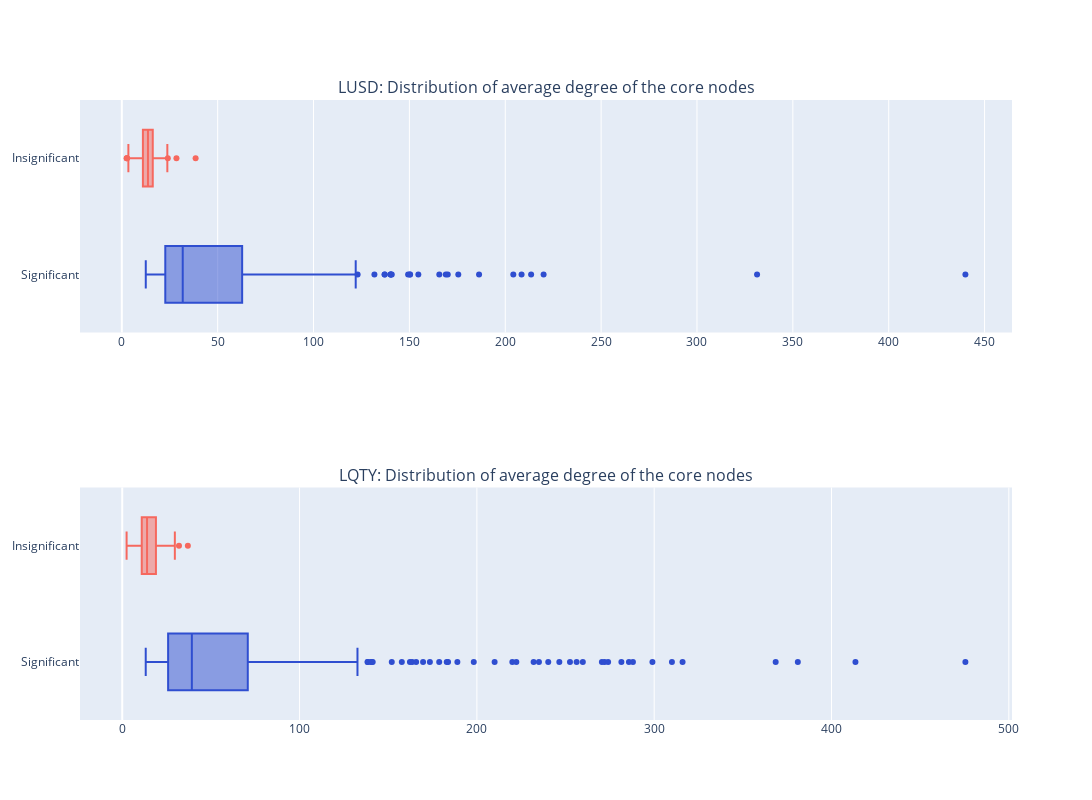

Notebook code for this chart:
### Markdown cell above
### Figure 4

### Code cell
fig = make_subplots(
    rows=2, 
    cols=1,
    subplot_titles=("LUSD: Distribution of average degree of the core nodes", "LQTY: Distribution of average degree of the core nodes")
)

LUSD_num_core_sig_T = LUSD_sig_T['avg_core_neighbor']
LUSD_num_core_sig_F = LUSD_sig_F['avg_core_neighbor']

LQTY_num_core_sig_T = LQTY_sig_T['avg_core_neighbor']
LQTY_num_core_sig_F = LQTY_sig_F['avg_core_neighbor']


fig.add_trace(go.Box(x=LUSD_num_core_sig_T, marker_color=LUSD_color1, name="Significant"), row=1, col=1)
fig.add_trace(go.Box(x=LUSD_num_core_sig_F, marker_color=LQTY_color2, name="Insignificant"), row=1, col=1)

fig.add_trace(go.Box(x=LQTY_num_core_sig_T, marker_color=LUSD_color1, name="Significant"), row=2, col=1)
fig.add_trace(go.Box(x=LQTY_num_core_sig_F, marker_color=LQTY_color2, name="Insignificant"), row=2, col=1)

fig.update_layout(barmode='stack', height=800, width=1500, showlegend=False)
fig.show()

fig.write_image("../Figure/images/fig4.png")

### Figure 1 — Plotly figure (JSON) as saved in the notebook; plotly's stock layout.template omitted (floating-point values rounded to 4 significant figures; data arrays with more than 128 entries replaced by an {"elided": "..."} marker saying what was removed)
{"data": [{"marker": {"color": "#2f4ed0"}, "name": "Significant", "type": "box", "x": {"elided": "335 float values"}, "xaxis": "x", "yaxis": "y"}, {"marker": {"color": "#f6685e"}, "name": "Insignificant", "type": "box", "x": [2.684, 2.5, 16.75, 20.86, 21.2, 15.6, 15, 16.14, 21, 13.83, 19.75, 23.67, 2.724, 8, 14.43, 16.4, 21, 23.75, 17.75, 12.12, 12.71, 5.6, 14.4, 21.25, 17.83, 14.14, 14, 13.8, 13.6, 15.67, 18.2, 14.43, 14.75, 12, 12, 12, 11, 18.6, 16.4, 17.8, 15.4, 16.2, 13.67, 13.38, 15, 16.2, 13.4, 13.5, 9.333, 13.71, 11, 11.17, 9.2, 15, 12.33, 11.17, 8.5, 9.714, 28.5, 13.4, 6.714, 11.5, 9.857, 20, 14.4, 11.83, 3.433, 14.67, 13, 12, 12.4, 14.5, 11.57, 14.2, 11.09, 15.8, 14.67, 9.857, 11.5, 9, 11.33, 7, 10.2, 15.2, 10.25, 18.5, 9.857, 11.86, 12.6, 9, 11.17, 12.5, 17.33, 14, 14.67, 24, 19.75, 19.75, 17.8, 15.25, 14.33, 7.571, 7.778, 11.88, 10, 38.5, 21.25, 10.33, 9.571, 10, 12.2, 7, 15, 8.333, 6.75, 11.2, 9.167, 5.9, 8.167, 15.62, 13.8, 18, 17.33, 13.83, 16.17, 11], "xaxis": "x", "yaxis": "y"}, {"marker": {"color": "#2f4ed0"}, "name": "Significant", "type": "box", "x": {"elided": "348 float values"}, "xaxis": "x2", "yaxis": "y2"}, {"marker": {"color": "#f6685e"}, "name": "Insignificant", "type": "box", "x": [19.67, 17.8, 15, 10.4, 8.667, 14, 14, 11, 12.67, 10.75, 26.67, 19.8, 20.25, 18.5, 21.25, 9.143, 12.8, 15, 11.71, 19, 9.667, 19.33, 15.75, 17.5, 16.75, 11.5, 13.33, 14, 12.5, 13, 37, 14.25, 13.2, 19.25, 4.75, 20, 23, 17.33, 24.5, 21, 9.25, 14.2, 11.5, 11, 20, 23, 13.75, 18, 16.5, 18, 14.67, 9.25, 11.33, 29.67, 23.5, 13.75, 13.5, 13.33, 13.5, 11, 14, 10.25, 14.4, 9.333, 15, 11.75, 24.5, 17.33, 13, 14.25, 11, 10.5, 21, 12.5, 10, 9, 14.5, 14.67, 11.6, 20, 7.8, 9.667, 15.5, 9.5, 9.333, 21, 11.5, 2.461, 19, 27, 9.833, 9, 10.8, 14, 27, 14, 8.667, 9.25, 32, 17, 13, 13, 12.75, 10.33, 10.5, 24, 9.333, 19, 15, 22.5, 20.67, 19.67, 16], "xaxis": "x2", "yaxis": "y2"}], "layout": {"annotations": [{"font": {"size": 16}, "showarrow": false, "text": "LUSD: Distribution of average degree of the core nodes", "x": 0.5, "xanchor": "center", "xref": "paper", "y": 1, "yanchor": "bottom", "yref": "paper"}, {"font": {"size": 16}, "showarrow": false, "text": "LQTY: Distribution of average degree of the core nodes", "x": 0.5, "xanchor": "center", "xref": "paper", "y": 0.375, "yanchor": "bottom", "yref": "paper"}], "barmode": "stack", "height": 800, "showlegend": false, "width": 1500, "xaxis": {"anchor": "y", "domain": [0, 1]}, "xaxis2": {"anchor": "y2", "domain": [0, 1]}, "yaxis": {"anchor": "x", "domain": [0.625, 1]}, "yaxis2": {"anchor": "x2", "domain": [0, 0.375]}}}
